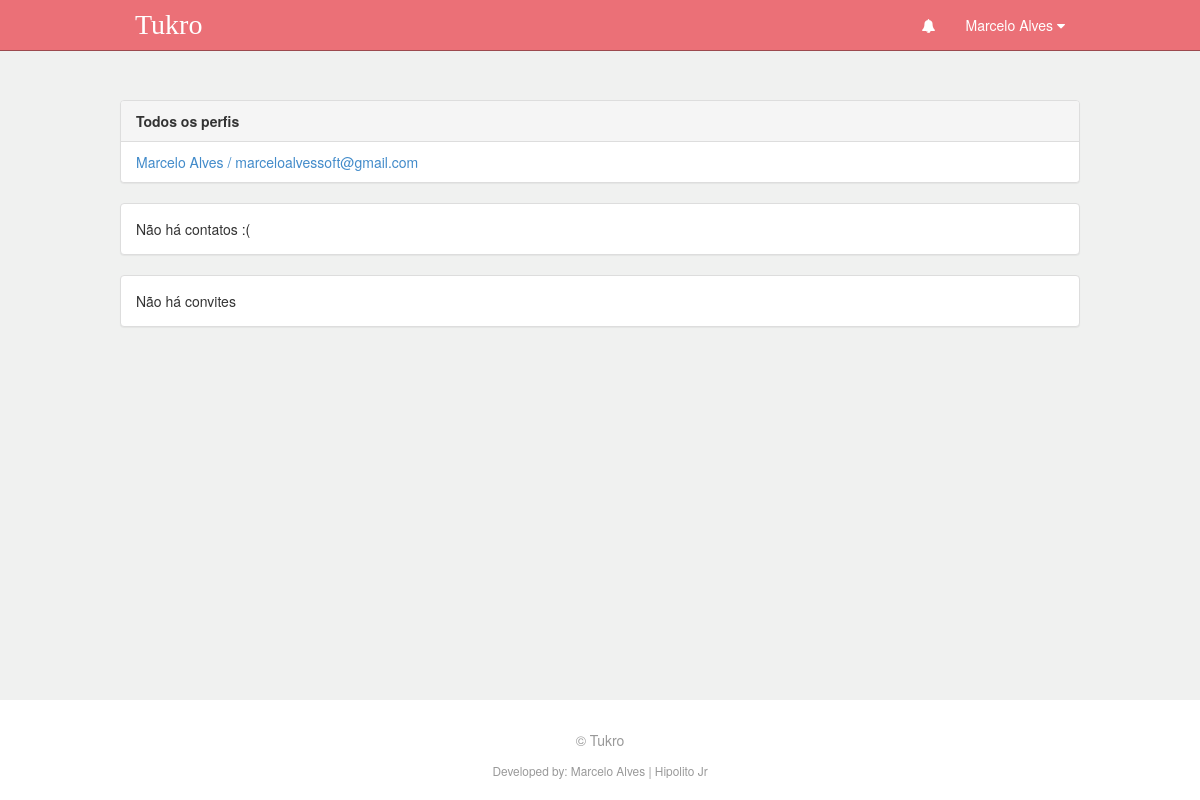
/ (signed in), run on an earlier commit of the app's database.
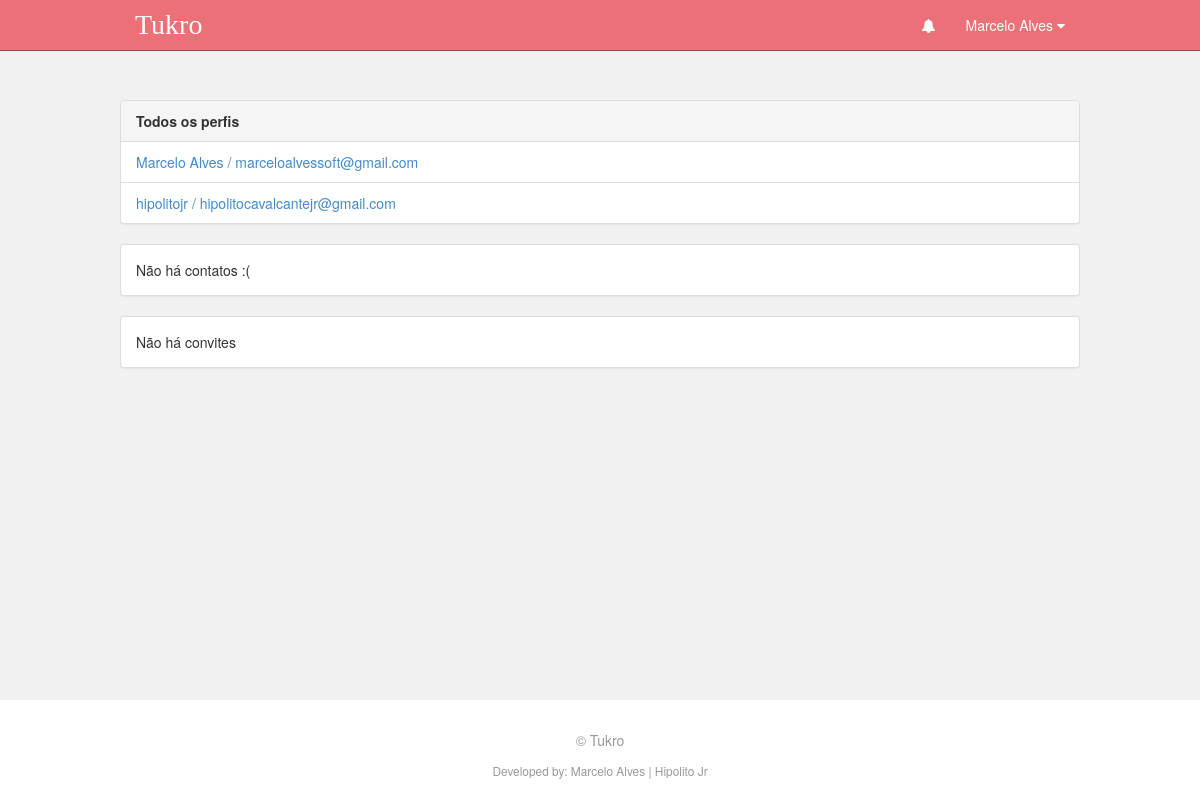
And on a later commit of the database.
### perfis/models.py (models this page shows, shortened)
class Perfil(models.Model):
    nome = models.CharField(max_length=255, null=False)
    telefone = models.CharField(max_length=15, null=False)
    nome_empresa =  models.CharField(max_length=255, null=False)
    contatos = models.ManyToManyField('self')
    usuario = models.OneToOneField(User, related_name="perfil",
    on_delete = models.CASCADE)
    @property
    def email(self):
        return self.usuario.email

### perfis/views.py (the view)
# urls.py: path('', views.index,name='index'),
@login_required
def index(request):
    return render(request, 'index.html', {'perfis': Perfil.objects.all()})

### perfis/templates/index.html
{% extends 'base.html' %}
{% block body %}
<div class="col-lg-12">
	<div class="panel panel-default">
		<div class="panel-heading">
			<strong>Todos os perfis</strong>
		</div>
		{% if perfis %}
		<ul class="list-group">
			{% for perfil in perfis %}
				<li class="list-group-item">
					<a href = "{% url 'exibir' perfil.id %}">	{{ perfil.nome }} / {{ perfil.email }}
					</a>
				</li>
			{% endfor %}
		{% else %}
			<p>Não há perfis cadastrados</p>
		{% endif %}
		</ul>
	</div>
    <div class="panel panel-default">
        {% with total=perfil_logado.contatos.count %}
            {% if total %}
                <div class="panel-heading">
                    <strong> {{ total }}
                        Contato{{ total|pluralize }}
                    </strong>
                </div>
                <ul class="list-group">
                    {% for perfil in perfil_logado.contatos.all %}
                        <li class = "list-group-item">
                            <a href = "{% url 'exibir' perfil.id %}">
                                {{ perfil }}
                            </a>
                            <a class="pull-right" href="{% url 'desfazer' perfil.id %}">
                                desfazer amizade
                            </a>
                        </li>
                    {% endfor %}
                </ul>
            {% else %}
                <div class="panel-body">
                    Não há contatos :(
                </div>
            {% endif %}
        {% endwith %}
    </div>
    <div class="panel panel-default">
        {% with total=perfil_logado.convites_recebidos.count %}
            {% if total %}
                <div class="panel-heading">
                    <strong> {{ total }}
                    Convite{{ total|pluralize }} aguardando aprovação</strong>
                </div>
                <ul class="list-group">
                    {% for convite in perfil_logado.convites_recebidos.all %}
                        <li class = "list-group-item">
                           <ul class = "list-inline">
                                <li class = "list-inline-item">
                                    <a href = "{% url 'exibir' convite.solicitante.id %}">
                                        {{convite.solicitante.nome}}
                                    </a>
                                </li>
                                <li class = "list-inline-item pull-right">
                                    <a href = "{% url 'recusar' convite.id %}">recusar</a>
                                </li>
                                <li class = "list-inline-item pull-right">
                                    <a href = "{% url 'aceitar' convite.id %}">aceitar</a>
                                </li>
                        </li>
                    {% endfor %}
                </ul>
            {% else %}
                <div class="panel-body">
                    Não há convites
                </div>
            {% endif %}
        {% endwith %}
    </div>
</div>
{% endblock %}

What changed in the data, as far as the page shows it:
added Perfil: nome "hipolitojr", email "hipolitocavalcantejr@gmail.com"
